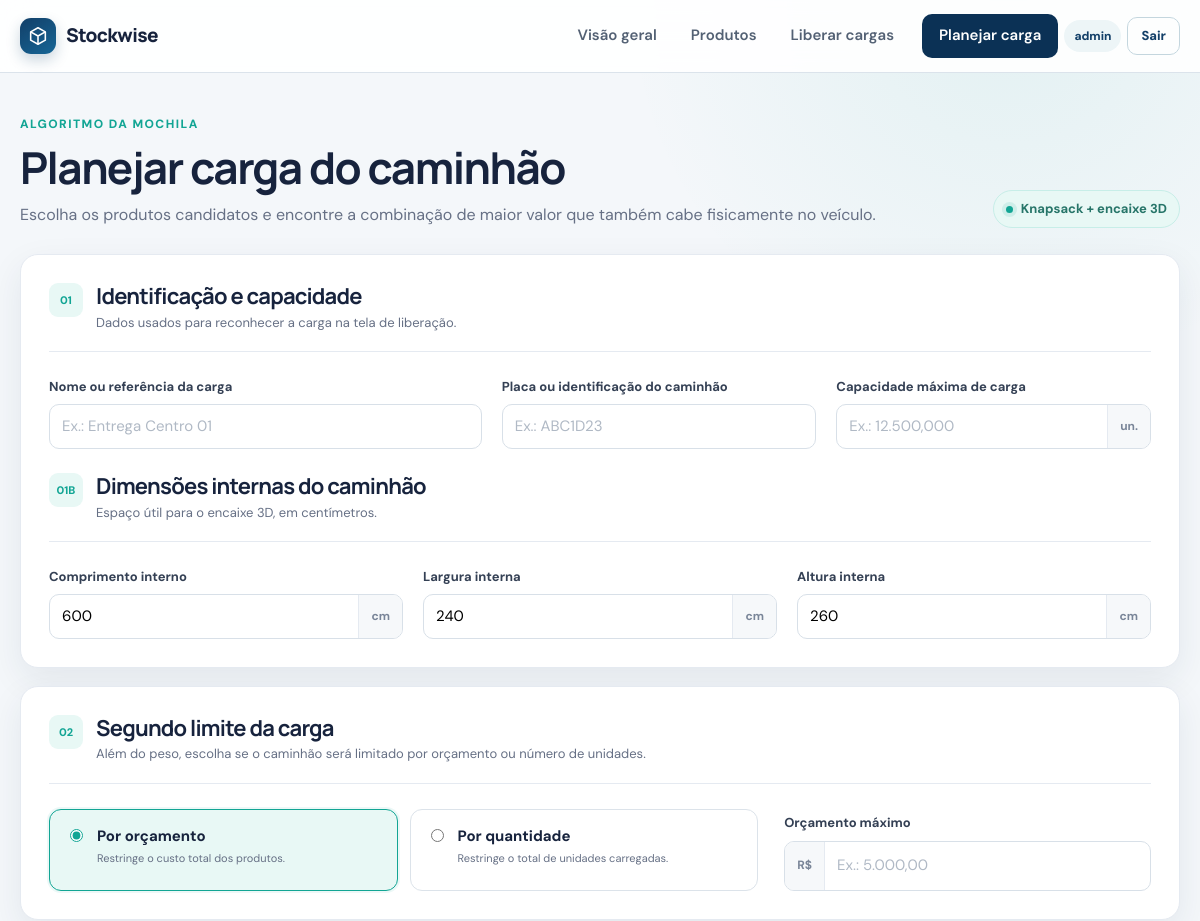
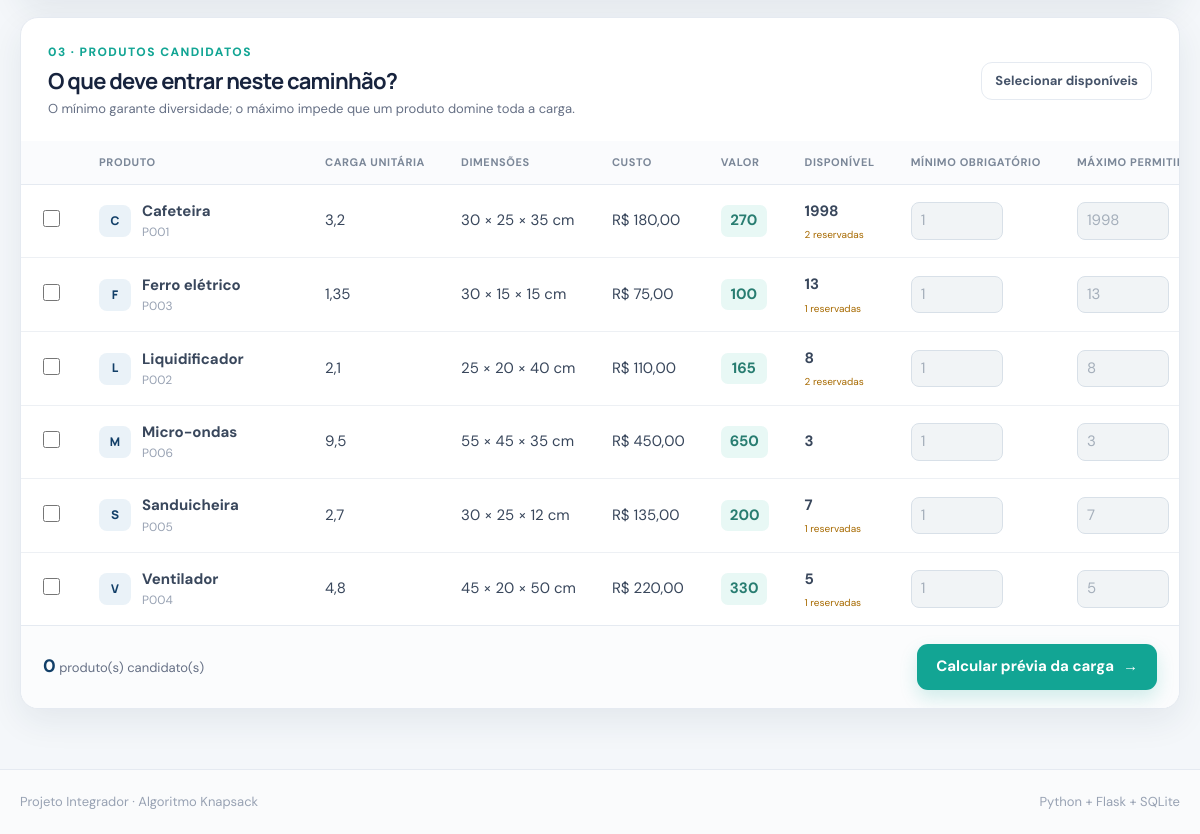
Page /loads/plan (signed in) on the committed database (2 pictures, top to bottom).
### tables this page shows
CREATE TABLE users (
    id INTEGER PRIMARY KEY AUTOINCREMENT,
    username TEXT NOT NULL COLLATE NOCASE UNIQUE,
    password_hash TEXT NOT NULL,
    created_at TEXT NOT NULL DEFAULT CURRENT_TIMESTAMP
);

CREATE TABLE products (
    id INTEGER PRIMARY KEY AUTOINCREMENT,
    code TEXT NOT NULL COLLATE NOCASE UNIQUE,
    name TEXT NOT NULL,
    weight_milli INTEGER NOT NULL CHECK (weight_milli > 0),
    cost_cents INTEGER NOT NULL CHECK (cost_cents >= 0),
    value_units INTEGER NOT NULL CHECK (value_units >= 0),
    quantity INTEGER NOT NULL CHECK (quantity >= 0),
    created_at TEXT NOT NULL DEFAULT CURRENT_TIMESTAMP,
    updated_at TEXT NOT NULL DEFAULT CURRENT_TIMESTAMP
, "length_centimeters" INTEGER NOT NULL DEFAULT 100, "width_centimeters" INTEGER NOT NULL DEFAULT 100, "height_centimeters" INTEGER NOT NULL DEFAULT 100);

### app.py (the view, shortened to what this page needs)
    @app.route("/loads/plan", methods=("GET", "POST"))
    @login_required
    def load_plan():
        products_available = get_available_products()
        form = load_form_from_request(products_available)
        result = None
        return render_template(
            "load_plan.html",
            form=form,
            result=result,
            products=products_available,
        )

### app.py (called while the page is built)
def get_db() -> sqlite3.Connection:
    if "db" not in g:
        g.db = sqlite3.connect(
            current_database_path(),
            detect_types=sqlite3.PARSE_DECLTYPES,
        )
        g.db.row_factory = sqlite3.Row
        g.db.execute("PRAGMA foreign_keys = ON")
    return g.db

def get_loads_db() -> sqlite3.Connection:
    if "loads_db" not in g:
        g.loads_db = sqlite3.connect(
            current_loads_database_path(),
            detect_types=sqlite3.PARSE_DECLTYPES,
        )
        g.loads_db.row_factory = sqlite3.Row
        g.loads_db.execute("PRAGMA foreign_keys = ON")
    return g.loads_db

def current_database_path() -> str:
    from flask import current_app
    return current_app.config["DATABASE"]

def current_loads_database_path() -> str:
    from flask import current_app
    return current_app.config["LOADS_DATABASE"]

def get_current_user() -> sqlite3.Row | None:
    if "current_user" not in g:
        user_id = session.get("user_id")
        if user_id is None:
            g.current_user = None
        else:
            g.current_user = get_db().execute(
                "SELECT id, username FROM users WHERE id = ?", (user_id,)
            ).fetchone()
            if g.current_user is None:
                session.pop("user_id", None)
    return g.current_user

def login_required(view):
    @wraps(view)
    def wrapped_view(*args, **kwargs):
        if get_current_user() is None:
            flash("Entre para alterar produtos ou cargas.", "error")
            return redirect(url_for("login"))
        return view(*args, **kwargs)
    return wrapped_view

def reserved_quantities() -> dict[int, int]:
    rows = get_loads_db().execute(
        """
        SELECT product_id, COALESCE(SUM(quantity), 0) AS reserved
        FROM load_items
        GROUP BY product_id
        """
    ).fetchall()
    return {int(row["product_id"]): int(row["reserved"]) for row in rows}

def enrich_products_with_availability(rows: Iterable[Any]) -> list[dict[str, Any]]:
    reservations = reserved_quantities()
    enriched = []
    for row in rows:
        product = dict(row)
        product["reserved"] = reservations.get(int(product["id"]), 0)
        product["available"] = max(
            0, int(product["quantity"]) - int(product["reserved"])
        )
        enriched.append(product)
    return enriched

### templates/load_plan.html (shortened to what this page needs)
{% extends "base.html" %}
{% block content %}
<div class="page-heading">
    <div>
        <span class="eyebrow">Algoritmo da Mochila</span>
        <h1>Planejar carga do caminhão</h1>
        <p>Escolha os produtos candidatos e encontre a combinação de maior valor que também cabe fisicamente no veículo.</p>
    </div>
    <span class="algorithm-badge"><span></span> Knapsack + encaixe 3D</span>
</div>
<form id="load-plan-form" method="post" class="load-plan-form">
    <section class="panel form-card">
        <div class="form-section-heading">
            <span class="section-number">01</span>
            <div><h2>Identificação e capacidade</h2><p>Dados usados para reconhecer a carga na tela de liberação.</p></div>
        </div>
        <div class="form-grid three-columns load-basics-grid">
            <div class="field">
                <label for="name">Nome ou referência da carga</label>
                <input id="name" name="name" maxlength="100" value="{{ form['name'] }}" placeholder="Ex.: Entrega Centro 01" required autofocus>
            </div>
            <div class="field">
                <label for="truck_identifier">Placa ou identificação do caminhão</label>
                <input id="truck_identifier" name="truck_identifier" maxlength="60" value="{{ form['truck_identifier'] }}" placeholder="Ex.: ABC1D23" required>
            </div>
            <div class="field">
                <label for="max_weight">Capacidade máxima de carga</label>
                <div class="input-suffix"><input id="max_weight" name="max_weight" inputmode="decimal" value="{{ form['max_weight'] }}" placeholder="Ex.: 12.500,000" required><span>un.</span></div>
            </div>
        </div>
        <div class="form-section-heading compact-heading">
            <span class="section-number">01B</span>
            <div><h2>Dimensões internas do caminhão</h2><p>Espaço útil para o encaixe 3D, em centímetros.</p></div>
        </div>
        <div class="form-grid three-columns">
            <div class="field"><label for="truck_length">Comprimento interno</label><div class="input-suffix"><input id="truck_length" name="truck_length" inputmode="decimal" value="{{ form['truck_length'] }}" placeholder="Ex.: 600,00" required><span>cm</span></div></div>
            <div class="field"><label for="truck_width">Largura interna</label><div class="input-suffix"><input id="truck_width" name="truck_width" inputmode="decimal" value="{{ form['truck_width'] }}" placeholder="Ex.: 240,00" required><span>cm</span></div></div>
            <div class="field"><label for="truck_height">Altura interna</label><div class="input-suffix"><input id="truck_height" name="truck_height" inputmode="decimal" value="{{ form['truck_height'] }}" placeholder="Ex.: 260,00" required><span>cm</span></div></div>
        </div>
    </section>
    <section class="panel form-card">
        <div class="form-section-heading">
            <span class="section-number">02</span>
            <div><h2>Segundo limite da carga</h2><p>Além do peso, escolha se o caminhão será limitado por orçamento ou número de unidades.</p></div>
        </div>
        <div class="constraint-layout" data-constraint-controller>
            <div class="constraint-options" role="radiogroup" aria-label="Tipo do segundo limite">
                <label class="constraint-option">
                    <input type="radio" name="constraint_mode" value="budget" {{ 'checked' if form['constraint_mode'] == 'budget' else '' }}>
                    <span><strong>Por orçamento</strong><small>Restringe o custo total dos produtos.</small></span>
                </label>
                <label class="constraint-option">
                    <input type="radio" name="constraint_mode" value="quantity" {{ 'checked' if form['constraint_mode'] == 'quantity' else '' }}>
                    <span><strong>Por quantidade</strong><small>Restringe o total de unidades carregadas.</small></span>
                </label>
            </div>
            <div class="constraint-field">
                <div class="field mode-field" data-mode-field="budget" {{ 'hidden' if form['constraint_mode'] != 'budget' else '' }}>
                    <label for="max_budget">Orçamento máximo</label>
                    <div class="input-prefix large"><span>R$</span><input id="max_budget" name="max_budget" inputmode="decimal" value="{{ form['max_budget'] }}" placeholder="Ex.: 5.000,00"></div>
                </div>
            </div>
        </div>
    </section>
    <section class="panel product-selector" data-product-selector>
        <div class="panel-heading selector-heading">
            <div><span class="eyebrow">03 · Produtos candidatos</span><h2>O que deve entrar neste caminhão?</h2><p>O mínimo garante diversidade; o máximo impede que um produto domine toda a carga.</p></div>
            <button class="button button-secondary button-small" type="button" data-select-all>Selecionar disponíveis</button>
        </div>
        {% if products %}
            <div class="table-scroll">
                <table class="selection-table">
                    <thead><tr><th class="check-column"><span class="sr-only">Selecionar</span></th><th>Produto</th><th>Carga unitária</th><th>Dimensões</th><th>Custo</th><th>Valor</th><th>Disponível</th><th>Mínimo obrigatório</th><th>Máximo permitido</th></tr></thead>
                    <tbody>
                        {% for product in products %}
                            {% set selected = product['id'] in form['selected_ids'] %}
                            <tr class="{{ 'unavailable-row' if product['available'] == 0 else '' }}" data-product-row>
                                <td class="check-column"><input class="product-checkbox" type="checkbox" id="include_{{ product['id'] }}" name="include_{{ product['id'] }}" value="1" {{ 'checked' if selected else '' }} {{ 'disabled' if product['available'] == 0 else '' }} data-product-checkbox></td>
                                <td><label class="product-cell selectable-product" for="include_{{ product['id'] }}"><span class="product-avatar small">{{ product['name'][0]|upper }}</span><span><strong>{{ product['name'] }}</strong><small>{{ product['code'] }}</small></span></label></td>
                                <td>{{ product['weight_milli']|weight }}</td>
                                <td>{{ product['length_centimeters']|dimension }} × {{ product['width_centimeters']|dimension }} × {{ product['height_centimeters']|dimension }} cm</td>
                                <td>{{ product['cost_cents']|money }}</td>
                                <td><span class="score-badge">{{ product['value_units']|score }}</span></td>
                                <td><strong>{{ product['available'] }}</strong>{% if product['reserved'] %}<small class="reserved-note">{{ product['reserved'] }} reservadas</small>{% endif %}</td>
                                <td><input class="limit-input" aria-label="Mínimo de {{ product['name'] }}" name="min_{{ product['id'] }}" type="number" min="0" max="{{ product['available'] }}" step="1" value="{{ form['minimums'].get(product['id'], 1) }}" {{ 'disabled' if not selected else '' }} data-min-input></td>
                                <td><input class="limit-input" aria-label="Máximo de {{ product['name'] }}" name="max_{{ product['id'] }}" type="number" min="1" max="{{ product['available'] }}" step="1" value="{{ form['maximums'].get(product['id'], product['available']) }}" {{ 'disabled' if not selected else '' }} data-max-input></td>
                            </tr>
                        {% endfor %}
                    </tbody>
                </table>
            </div>
            <div class="selector-footer">
                <span><strong data-selected-count>{{ form['selected_ids']|length }}</strong> produto(s) candidato(s)</span>
                <button class="button button-primary" type="submit" name="action" value="calculate">Calcular prévia da carga <span aria-hidden="true">→</span></button>
            </div>
        {% else %}
            <div class="empty-state"><span class="empty-icon">□</span><h3>Nenhum produto cadastrado</h3><p>Cadastre o inventário antes de planejar a primeira carga.</p><a class="button button-primary" href="{{ url_for('product_new') }}">Cadastrar produto</a></div>
        {% endif %}
    </section>
</form>
{% endblock %}

### templates/base.html (shortened to what this page needs)
<!doctype html>
<html lang="pt-BR">
<head>
    <link rel="stylesheet" href="{{ url_for('static', filename='style.css') }}">
</head>
<body>
    <header class="site-header">
        <div class="shell nav-wrap">
            <a class="brand" href="{{ url_for('index') }}" aria-label="Stockwise — início">
                <span class="brand-mark" aria-hidden="true">
                    <svg viewBox="0 0 24 24"><path d="M4 7.5 12 3l8 4.5v9L12 21l-8-4.5v-9Z"/><path d="m4 7.5 8 4.5 8-4.5M12 12v9"/></svg>
                </span>
                <span>Stockwise</span>
            </a>
            <nav class="main-nav" aria-label="Navegação principal">
                <a class="{{ 'active' if request.endpoint == 'index' else '' }}" href="{{ url_for('index') }}">Visão geral</a>
                <a class="{{ 'active' if request.endpoint in ['products', 'product_new', 'product_edit'] else '' }}" href="{{ url_for('products') }}">Produtos</a>
                <a class="{{ 'active' if request.endpoint == 'loads' else '' }}" href="{{ url_for('loads') }}">Liberar cargas</a>
                <a class="nav-action {{ 'active' if request.endpoint == 'load_plan' else '' }}" href="{{ url_for('load_plan') }}">Planejar carga</a>
                {% if current_user %}
                    <span class="user-chip">{{ current_user['username'] }}</span>
                    <form class="logout-form" method="post" action="{{ url_for('logout') }}"><button class="nav-login-button" type="submit">Sair</button></form>
                {% else %}
                    <a class="nav-login-button" href="{{ url_for('login') }}">Entrar</a>
                {% endif %}
            </nav>
        </div>
    </header>
    <main class="shell page-content">
        {% block content %}{% endblock %}
    </main>
    <footer class="site-footer">
        <div class="shell footer-content">
            <span>Projeto Integrador · Algoritmo Knapsack</span>
            <span>Python + Flask + SQLite</span>
        </div>
    </footer>
</body>
</html>

### rows in the picture
users: username "admin"
products: name "C", name "Cafeteira", code "P001", weight_milli|weight "3,2", length_centimeters|dimension "30", width_centimeters|dimension "25", height_centimeters|dimension "35", cost_cents "R$ 180,00", value_units|score "270", available "1998", reserved "2", minimums.get "1"
products: name "F", name "Ferro elétrico", code "P003", weight_milli|weight "1,35", length_centimeters|dimension "30", width_centimeters|dimension "15", height_centimeters|dimension "15", cost_cents "R$ 75,00", value_units|score "100", available "13", reserved "1", minimums.get "1"
products: name "L", name "Liquidificador", code "P002", weight_milli|weight "2,1", length_centimeters|dimension "25", width_centimeters|dimension "20", height_centimeters|dimension "40", cost_cents "R$ 110,00", value_units|score "165", available "8", reserved "2", minimums.get "1"
products: name "M", name "Micro-ondas", code "P006", weight_milli|weight "9,5", length_centimeters|dimension "55", width_centimeters|dimension "45", height_centimeters|dimension "35", cost_cents "R$ 450,00", value_units|score "650", available "3", minimums.get "1"
products: name "S", name "Sanduicheira", code "P005", weight_milli|weight "2,7", length_centimeters|dimension "30", width_centimeters|dimension "25", height_centimeters|dimension "12", cost_cents "R$ 135,00", value_units|score "200", available "7", reserved "1", minimums.get "1"
products: name "V", name "Ventilador", code "P004", weight_milli|weight "4,8", length_centimeters|dimension "45", width_centimeters|dimension "20", height_centimeters|dimension "50", cost_cents "R$ 220,00", value_units|score "330", available "5", reserved "1", minimums.get "1"
